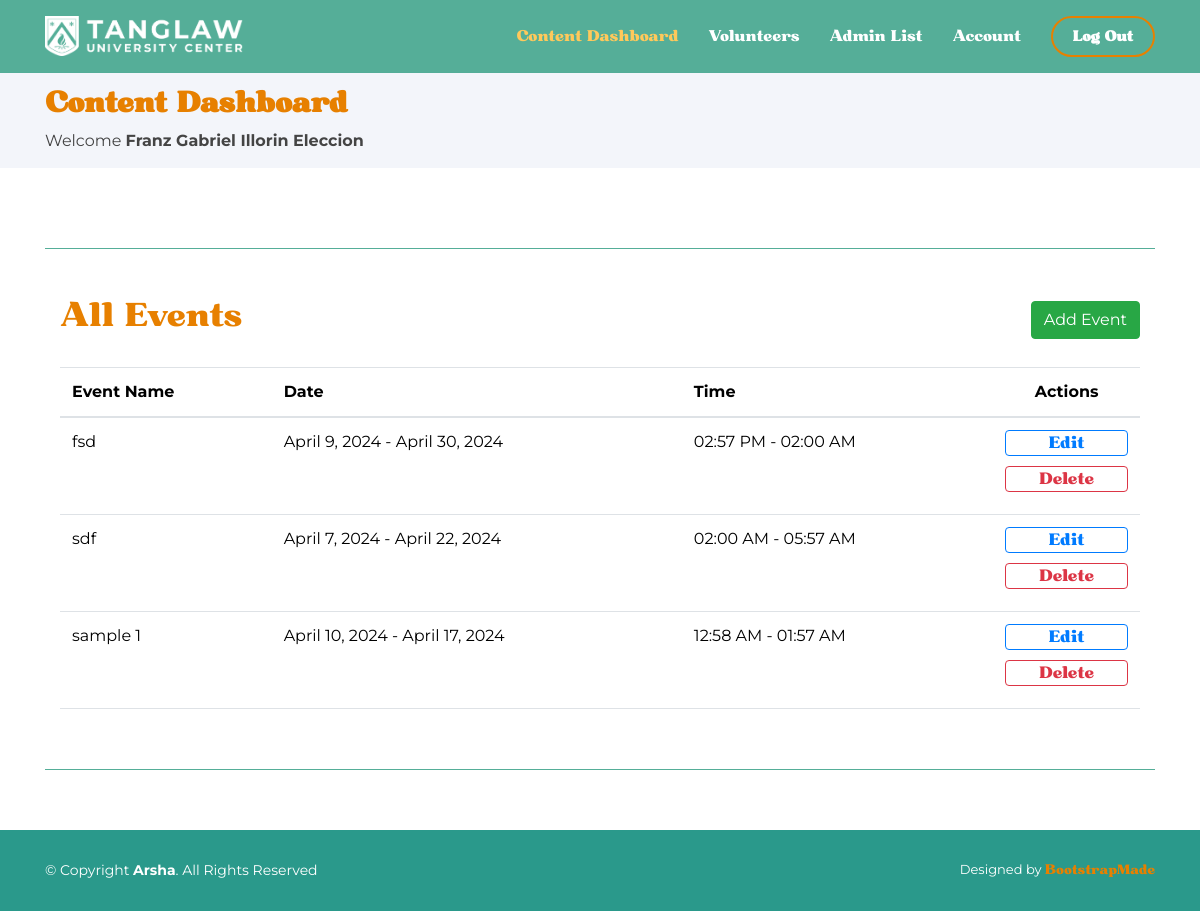
Screenshot of /admin/adminHome.php (signed in) with the database file from the repository.
### tables this page shows
CREATE TABLE `events` (
  `event_image` longblob NOT NULL,
  `event_name` varchar(255) NOT NULL,
  `event_location` varchar(255) NOT NULL,
  `event_contact_person` varchar(255) NOT NULL,
  `event_contact` varchar(11) NOT NULL,
  `event_date_start` date NOT NULL,
  `event_date_end` date NOT NULL,
  `event_time_start` time NOT NULL,
  `event_time_end` time NOT NULL,
  `event_content` mediumtext NOT NULL,
  `event_id` int(11) NOT NULL
);

### admin/adminHome.php (the view, shortened to what this page needs)
<?php
    if (!isset($_SESSION["admin"])) {
        header("Location: ../authentication/adminLogin.php");
    }  else {
        $admin = $_SESSION["admin"];
        $admin_fullname = $admin["admin_fullname"];
    }
?>
<!DOCTYPE html>
<html lang="en">
<head>
  <link href="../assets/vendor/aos/aos.css" rel="stylesheet">
  <link href="../assets/vendor/bootstrap/css/bootstrap.min.css" rel="stylesheet">
  <link href="../assets/vendor/bootstrap-icons/bootstrap-icons.css" rel="stylesheet">
  <link href="../assets/vendor/boxicons/css/boxicons.min.css" rel="stylesheet">
  <link href="../assets/vendor/glightbox/css/glightbox.min.css" rel="stylesheet">
  <link href="../assets/vendor/remixicon/remixicon.css" rel="stylesheet">
  <link href="../assets/vendor/swiper/swiper-bundle.min.css" rel="stylesheet">
  <link rel="stylesheet" href="https://stackpath.bootstrapcdn.com/bootstrap/4.5.2/css/bootstrap.min.css">
  <link href="../assets/css/style.css" rel="stylesheet">
  <link href="../assets/css/font.css" rel="stylesheet">
</head>
<?php
    require_once("../db-connector.php");
    $query = "SELECT * FROM events";
    $stmt = $pdo_obj->query($query);
    $events = $stmt->fetchAll(PDO::FETCH_ASSOC);
?>
<body>
  <header id="header" class="fixed-top header-inner-pages">
    <div class="container d-flex align-items-center">
    <a href="adminHome.php" class="logo me-auto"><img src="../assets/img/logo.png" alt="" class="img-fluid"></a>
      <nav id="navbar" class="navbar">
      <ul>
        <li><a class="nav-link scrollto active" href="adminHome.php">Content Dashboard</a></li>
        <li><a class="nav-link scrollto" href="userDashboard.php">Volunteers</a></li>
        <li><a class="nav-link scrollto" href="allAdmin.php">Admin List</a></li>
        <li><a class="nav-link scrollto" href="adminProfile.php">Account</a></li>
        <li><a class="login" href="../authentication/adminLogout.php">Log Out</a></li>
      </ul>
      </nav>
    </div>
  </header>
  <main id="main">
    <section id="breadcrumbs" class="breadcrumbs">
      <div class="container">
        <h2 class="header-text-2">Content Dashboard</h2>
        <?php
            echo "Welcome <b>".$admin_fullname."</b>";
        ?>
      </div>
    </section>
    <section class="inner-page">
      <div class="container">
      <div class="line"></div>
    <div class="container table-container">
<br>
<br>
  <div class="d-flex justify-content-between align-items-center">
    <h2 style="color:#e78000">All Events</h2>
    <a class="btn btn-success" href="addContent.php">Add Event</a>
  </div>
  <br>
  <table style="margin-bottom:60px;" class="table">
    <thead>
      <tr>
        <th>Event Name</th>
        <th>Date</th>
        <th>Time</th>
        <th style="text-align: center;">Actions</th>
      </tr>
    </thead>
    <tbody>
      <?php foreach ($events as $event): ?>
        <tr>
          <td><?php echo $event['event_name']; ?></td>
          <td><?php echo date("F j, Y", strtotime($event['event_date_start'])); ?> - <?php echo date("F j, Y", strtotime($event['event_date_end'])); ?></td>
          <td><?php echo date("h:i A", strtotime($event['event_time_start'])); ?> - <?php echo date("h:i A", strtotime($event['event_time_end'])); ?></td>
          <td>
          <a href="editContent.php?id=<?php echo $event['event_id']; ?>"><button style="margin-bottom:10px; display: flex; justify-content: center; align-items: center;" class="btn btn-outline-primary dash-button">Edit</button></a>
          <a href="deleteContent.php?id=<?php echo $event['event_id']; ?>" onclick="return confirm('Are you sure you want to delete this content?');">
  <button style="margin-bottom:10px; display: flex; justify-content: center; align-items: center;" class="btn btn-outline-danger dash-button">Delete</button>
</a>
          </td>
        </tr>
      <?php endforeach; ?>
    </tbody>
  </table>
</div>
      <div class="line"></div>
      </div>
    </section>
  </main>
  <footer id="footer">
    <div class="container footer-bottom clearfix">
      <div class="copyright">
        &copy; Copyright <strong><span>Arsha</span></strong>. All Rights Reserved
      </div>
      <div class="credits">
        Designed by <a href="https://bootstrapmade.com/">BootstrapMade</a>
      </div>
    </div>
  </footer>
</body>
</html>

### assets/css/style.css (style rules this page uses)
body { font-family: "Montserrat"; color: #444444; }
a { color: #e78000; text-decoration: none; font-family: "Bugaki"; }
h1, h2, h3, h4, h5, h6 { font-family: "Bugaki"; }
#header { transition: all 0.5s; z-index: 997; padding: 15px 0; }
#header.header-scrolled, #header.header-inner-pages { background: rgba(67, 166, 141, 0.9); }
#header .logo { font-size: 30px; margin: 0; padding: 0; line-height: 1; font-weight: 500; letter-spacing: 2px; text-transform: uppercase; }
#header .logo img { max-height: 40px; }
.navbar { padding: 0; }
.navbar ul { margin: 0; padding: 0; display: flex; list-style: none; align-items: center; }
.navbar li { position: relative; }
.navbar a, .navbar a:focus { display: flex; align-items: center; justify-content: space-between; padding: 10px 0 10px 30px; font-size: 15px; font-weight: 500; color: #fff; white-space: nowrap; transition: 0.3s; }
.navbar a:hover, .navbar .active, .navbar .active:focus, .navbar li:hover>a { color: #ffc95b; }
.navbar .login, .navbar .login:focus { padding: 8px 20px; margin-left: 30px; border-radius: 50px; color: #fff; font-size: 14px; border: 2px solid #e78000; font-weight: 600; }
section { padding: 60px 0; overflow: hidden; }
.breadcrumbs { padding: 15px 0; background: #f3f5fa; min-height: 40px; margin-top: 72px; }
.breadcrumbs h2 { font-size: 28px; font-weight: 600; color: #e78000; }
#footer { font-size: 14px; background: #2a998b; }
#footer .footer-bottom { padding-top: 30px; padding-bottom: 30px; color: #fff; }
#footer .copyright { float: left; }
#footer .credits { float: right; font-size: 13px; }
#footer .credits a { transition: 0.3s; }
.line { margin-top: 20px; border-top: 1px solid rgba(67, 166, 141, 0.9); }
.dash-button { display:flex; justify-content:flex-end; width:100%; padding:0 }

### admin/adminHome.php (style rules this page uses)
#footer { position: static; left: 0; bottom: 0; width: 100%; color: white; text-align: center; }

### rows the page displays
events: event_name "fsd", event_date_start "April 9, 2024", event_date_end "April 30, 2024", event_time_start "02:57 PM", event_time_end "02:00 AM"
events: event_name "sdf", event_date_start "April 7, 2024", event_date_end "April 22, 2024", event_time_start "02:00 AM", event_time_end "05:57 AM"
events: event_name "sample 1", event_date_start "April 10, 2024", event_date_end "April 17, 2024", event_time_start "12:58 AM", event_time_end "01:57 AM"

### other values shown
$admin_fullname "Franz Gabriel Illorin Eleccion"
